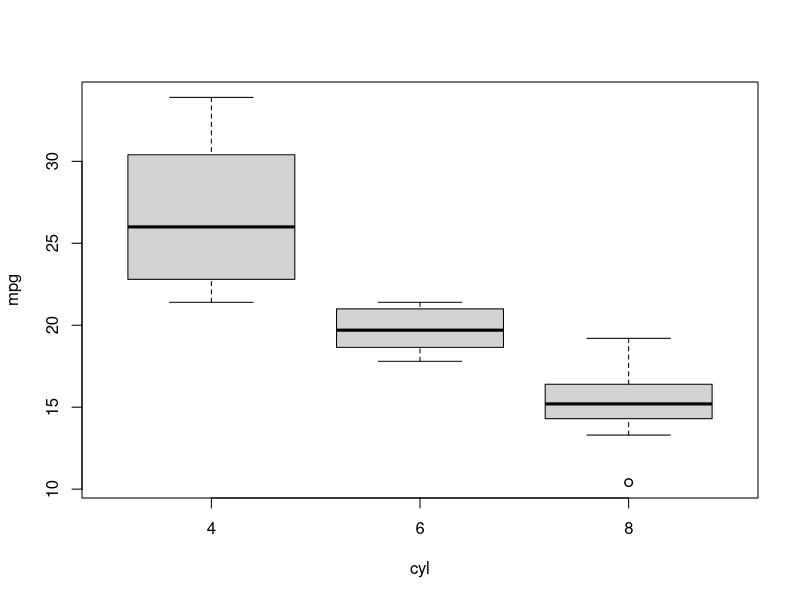
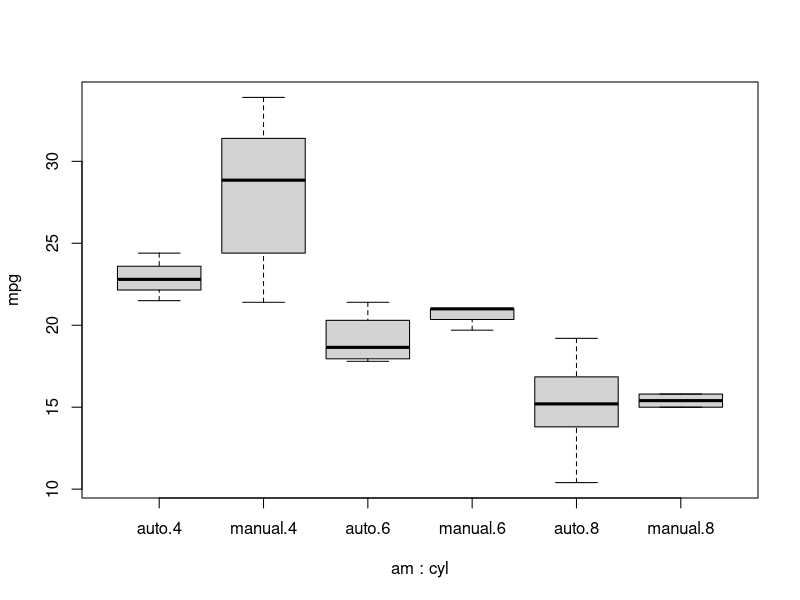
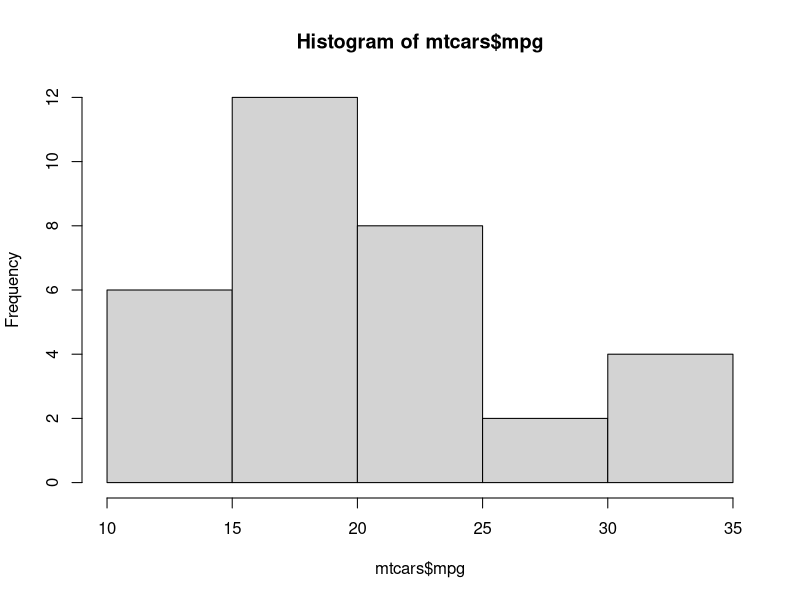
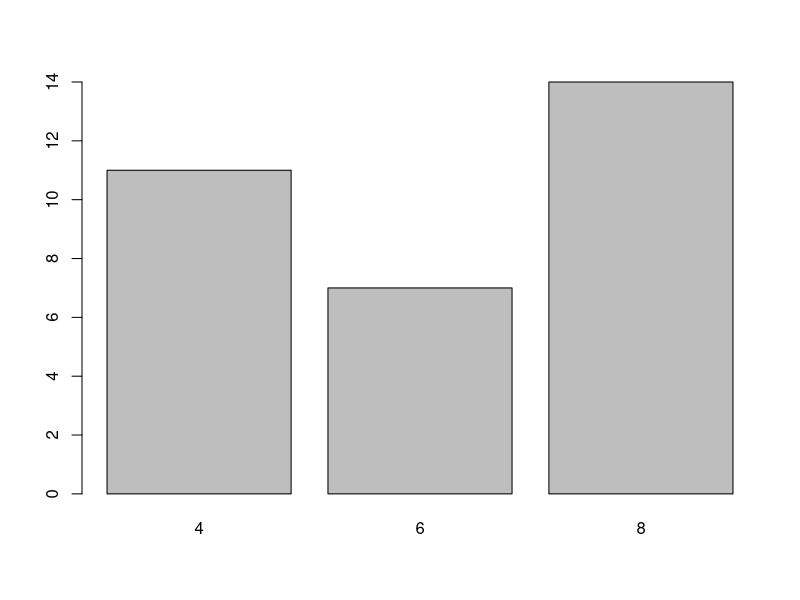

R code for these plots, in order: (Note: this script raises an error after producing the figures.)
#Reading the Handbook
#Chapter 4
data(mtcars)
head(mtcars)
summary(mtcars)
class(mtcars$cyl)
mtcars$cyl <- factor(mtcars$cyl)
class(mtcars$cyl)
mtcars$cyl[1]#
mtcars$am <- factor(mtcars$am, 
                    levels=c(0,1),
                    labels=c("auto", "manual"))
head(mtcars[,c(1,7:9)])#
boxplot(mpg ~ cyl, data=mtcars)
boxplot(mpg ~ am*cyl, data=mtcars)
hist(mtcars$mpg)
xtabs(~ am, data=mtcars)
xtabs(~ cyl, data=mtcars)

plot(mtcars$cyl) #cannot use hist, as a histogramm needs numeric x values (not factors)
data(mtcars)
mtcars$am <- factor(mtcars$am, levels = c(0, 1), labels = c("auto", "manual"))

aggregate(mpg ~ am, data=mtcars, mean)
aggregate(mpg ~ am + cyl, data = mtcars, FUN = mean)

aggregate(mpg ~am+factor(cyl, levels=c("6","8","4")), data=mtcars, mean)


#PRACTICALS
#Practical 2


#Question 1
head(ToothGrowth)
?ToothGrowth
dim(ToothGrowth)
ToothGrowth
#how many received each dose
xtabs(~ dose, data=ToothGrowth)
#how many received each supp type
xtabs(~ supp, data=ToothGrowth)
#how many received each combination of dose and supplement type
xtabs (~ supp + dose, dat=ToothGrowth)

#2
#proportion of total guinea pigs received each combination of dose & supp
prop.table(xtabs(~ supp + dose, data = ToothGrowth))
prop.table(xtabs(~ supp + dose, data = ToothGrowth), margin = 1)
prop.table(xtabs(~ supp + dose, data = ToothGrowth), margin = 2)
?prop.table
#3
#max tooth length
aggregate(len ~ dose, data=ToothGrowth, max)
#For each combination of dose and supplement 
#type, what is the mean of the tooth lengths?
aggregate(len ~ supp+dose, data=ToothGrowth, mean)

#4
#boxplot tooth length for each dose
boxplot(len ~ dose, data=ToothGrowth)
#first two boxplots showing dose 0.5
boxplot(len ~ supp*dose, data = ToothGrowth)
#second boxplot
#Option1
ToothGrowth$supp <- factor(ToothGrowth$supp, levels=c("VC", "OJ"))
levels(ToothGrowth$supp)

boxplot(len ~ supp*dose, data=ToothGrowth)
#Option 2
boxplot(len ~ factor(supp, levels=c("VC", "OJ"))*dose, data=ToothGrowth)

#5
#Histogram
hist(ToothGrowth$len, breaks=15)
?seq

           
